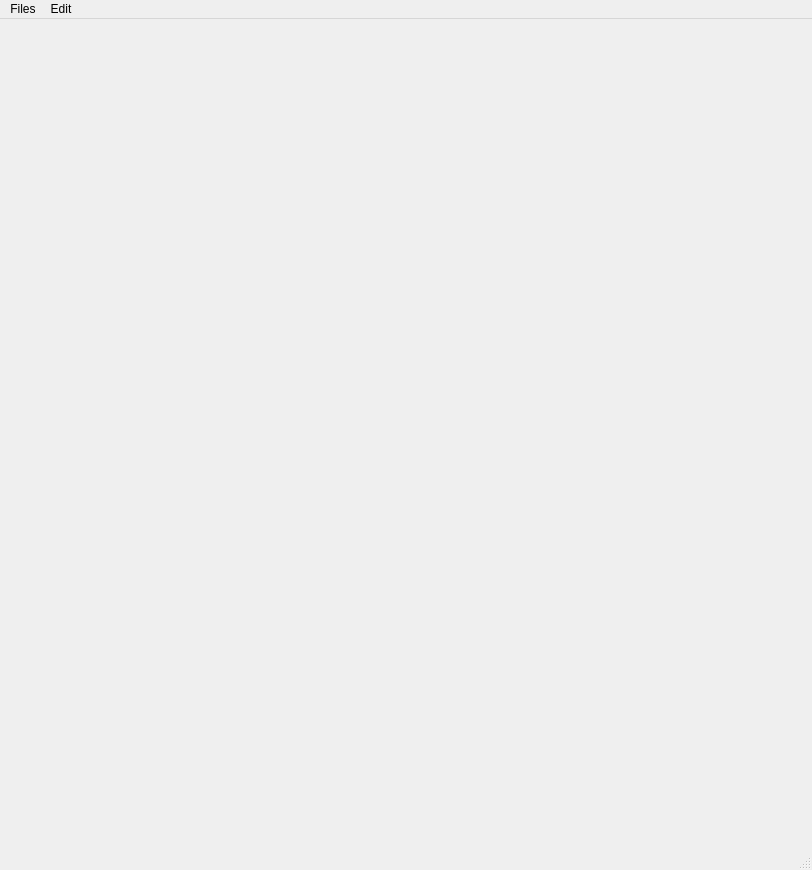
<?xml version="1.0" encoding="UTF-8"?>
<ui version="4.0">
 <class>myitksnapClass</class>
 <widget class="QMainWindow" name="myitksnapClass">
  <property name="geometry">
   <rect>
    <x>0</x>
    <y>0</y>
    <width>812</width>
    <height>870</height>
   </rect>
  </property>
  <property name="windowTitle">
   <string>myitksnap</string>
  </property>
  <widget class="QWidget" name="centralWidget">
   <widget class="QVTKWidget" name="qvw1">
    <property name="geometry">
     <rect>
      <x>0</x>
      <y>0</y>
      <width>391</width>
      <height>381</height>
     </rect>
    </property>
    <property name="mouseTracking">
     <bool>true</bool>
    </property>
    <property name="tabletTracking">
     <bool>true</bool>
    </property>
    <property name="autoFillBackground">
     <bool>false</bool>
    </property>
   </widget>
   <widget class="QVTKWidget" name="qvw2">
    <property name="geometry">
     <rect>
      <x>420</x>
      <y>0</y>
      <width>391</width>
      <height>381</height>
     </rect>
    </property>
    <property name="mouseTracking">
     <bool>true</bool>
    </property>
    <property name="tabletTracking">
     <bool>true</bool>
    </property>
    <property name="autoFillBackground">
     <bool>false</bool>
    </property>
   </widget>
   <widget class="QVTKWidget" name="qvw3">
    <property name="geometry">
     <rect>
      <x>0</x>
      <y>420</y>
      <width>391</width>
      <height>381</height>
     </rect>
    </property>
    <property name="mouseTracking">
     <bool>true</bool>
    </property>
    <property name="tabletTracking">
     <bool>true</bool>
    </property>
    <property name="autoFillBackground">
     <bool>false</bool>
    </property>
   </widget>
   <widget class="QVTKWidget" name="qvw4">
    <property name="geometry">
     <rect>
      <x>420</x>
      <y>420</y>
      <width>391</width>
      <height>381</height>
     </rect>
    </property>
    <property name="mouseTracking">
     <bool>true</bool>
    </property>
    <property name="tabletTracking">
     <bool>true</bool>
    </property>
    <property name="autoFillBackground">
     <bool>false</bool>
    </property>
   </widget>
   <widget class="QLabel" name="label1">
    <property name="geometry">
     <rect>
      <x>300</x>
      <y>380</y>
      <width>81</width>
      <height>31</height>
     </rect>
    </property>
    <property name="font">
     <font>
      <family>黑体</family>
      <pointsize>12</pointsize>
     </font>
    </property>
    <property name="layoutDirection">
     <enum>Qt::RightToLeft</enum>
    </property>
    <property name="frameShape">
     <enum>QFrame::NoFrame</enum>
    </property>
    <property name="frameShadow">
     <enum>QFrame::Plain</enum>
    </property>
    <property name="text">
     <string/>
    </property>
   </widget>
   <widget class="QLabel" name="label2">
    <property name="geometry">
     <rect>
      <x>720</x>
      <y>380</y>
      <width>81</width>
      <height>31</height>
     </rect>
    </property>
    <property name="font">
     <font>
      <family>黑体</family>
      <pointsize>12</pointsize>
     </font>
    </property>
    <property name="layoutDirection">
     <enum>Qt::RightToLeft</enum>
    </property>
    <property name="frameShape">
     <enum>QFrame::NoFrame</enum>
    </property>
    <property name="text">
     <string/>
    </property>
   </widget>
   <widget class="QLabel" name="label3">
    <property name="geometry">
     <rect>
      <x>300</x>
      <y>800</y>
      <width>81</width>
      <height>31</height>
     </rect>
    </property>
    <property name="font">
     <font>
      <family>黑体</family>
      <pointsize>12</pointsize>
     </font>
    </property>
    <property name="layoutDirection">
     <enum>Qt::RightToLeft</enum>
    </property>
    <property name="frameShape">
     <enum>QFrame::NoFrame</enum>
    </property>
    <property name="text">
     <string/>
    </property>
   </widget>
   <widget class="QLabel" name="label4">
    <property name="geometry">
     <rect>
      <x>710</x>
      <y>800</y>
      <width>91</width>
      <height>31</height>
     </rect>
    </property>
    <property name="font">
     <font>
      <family>黑体</family>
      <pointsize>12</pointsize>
     </font>
    </property>
    <property name="layoutDirection">
     <enum>Qt::RightToLeft</enum>
    </property>
    <property name="frameShape">
     <enum>QFrame::NoFrame</enum>
    </property>
    <property name="text">
     <string/>
    </property>
   </widget>
   <widget class="QLabel" name="label11">
    <property name="geometry">
     <rect>
      <x>60</x>
      <y>380</y>
      <width>211</width>
      <height>31</height>
     </rect>
    </property>
    <property name="font">
     <font>
      <family>黑体</family>
      <pointsize>12</pointsize>
     </font>
    </property>
    <property name="layoutDirection">
     <enum>Qt::RightToLeft</enum>
    </property>
    <property name="frameShape">
     <enum>QFrame::NoFrame</enum>
    </property>
    <property name="frameShadow">
     <enum>QFrame::Plain</enum>
    </property>
    <property name="text">
     <string/>
    </property>
   </widget>
   <widget class="QLabel" name="label22">
    <property name="geometry">
     <rect>
      <x>480</x>
      <y>380</y>
      <width>211</width>
      <height>31</height>
     </rect>
    </property>
    <property name="font">
     <font>
      <family>黑体</family>
      <pointsize>12</pointsize>
     </font>
    </property>
    <property name="layoutDirection">
     <enum>Qt::RightToLeft</enum>
    </property>
    <property name="frameShape">
     <enum>QFrame::NoFrame</enum>
    </property>
    <property name="frameShadow">
     <enum>QFrame::Plain</enum>
    </property>
    <property name="text">
     <string/>
    </property>
   </widget>
   <widget class="QLabel" name="label33">
    <property name="geometry">
     <rect>
      <x>60</x>
      <y>800</y>
      <width>211</width>
      <height>31</height>
     </rect>
    </property>
    <property name="font">
     <font>
      <family>黑体</family>
      <pointsize>12</pointsize>
     </font>
    </property>
    <property name="layoutDirection">
     <enum>Qt::RightToLeft</enum>
    </property>
    <property name="frameShape">
     <enum>QFrame::NoFrame</enum>
    </property>
    <property name="frameShadow">
     <enum>QFrame::Plain</enum>
    </property>
    <property name="text">
     <string/>
    </property>
   </widget>
   <widget class="QLabel" name="label44">
    <property name="geometry">
     <rect>
      <x>480</x>
      <y>800</y>
      <width>211</width>
      <height>31</height>
     </rect>
    </property>
    <property name="font">
     <font>
      <family>黑体</family>
      <pointsize>12</pointsize>
     </font>
    </property>
    <property name="layoutDirection">
     <enum>Qt::RightToLeft</enum>
    </property>
    <property name="frameShape">
     <enum>QFrame::NoFrame</enum>
    </property>
    <property name="frameShadow">
     <enum>QFrame::Plain</enum>
    </property>
    <property name="text">
     <string/>
    </property>
   </widget>
  </widget>
  <widget class="QMenuBar" name="menuBar">
   <property name="geometry">
    <rect>
     <x>0</x>
     <y>0</y>
     <width>812</width>
     <height>23</height>
    </rect>
   </property>
   <widget class="QMenu" name="menuFiles">
    <property name="title">
     <string>Files</string>
    </property>
    <addaction name="actionOpen"/>
    <addaction name="action3D"/>
    <addaction name="separator"/>
    <addaction name="actionClose"/>
   </widget>
   <widget class="QMenu" name="menuEdit">
    <property name="title">
     <string>Edit</string>
    </property>
    <addaction name="actionWindow"/>
    <addaction name="actionThreshold"/>
    <addaction name="actionRegionGrowing"/>
   </widget>
   <addaction name="menuFiles"/>
   <addaction name="menuEdit"/>
  </widget>
  <widget class="QStatusBar" name="statusBar"/>
  <action name="actionOpen">
   <property name="text">
    <string>打开</string>
   </property>
   <property name="toolTip">
    <string>打开</string>
   </property>
  </action>
  <action name="actionClose">
   <property name="text">
    <string>关闭</string>
   </property>
   <property name="toolTip">
    <string>关闭</string>
   </property>
  </action>
  <action name="action3D">
   <property name="text">
    <string>3D显示</string>
   </property>
   <property name="toolTip">
    <string>3D显示</string>
   </property>
  </action>
  <action name="actionThreshold">
   <property name="text">
    <string>阈值分割</string>
   </property>
   <property name="toolTip">
    <string>阈值分割</string>
   </property>
  </action>
  <action name="actionRegionGrowing">
   <property name="text">
    <string>区域生长</string>
   </property>
   <property name="toolTip">
    <string>区域生长</string>
   </property>
  </action>
  <action name="actionWindow">
   <property name="text">
    <string>窗宽窗位</string>
   </property>
   <property name="toolTip">
    <string>窗宽窗位</string>
   </property>
  </action>
 </widget>
 <layoutdefault spacing="6" margin="11"/>
 <customwidgets>
  <customwidget>
   <class>QVTKWidget</class>
   <extends>QWidget</extends>
   <header>QVTKWidget.h</header>
  </customwidget>
 </customwidgets>
 <resources>
  <include location="myitksnap.qrc"/>
 </resources>
 <connections/>
</ui>
